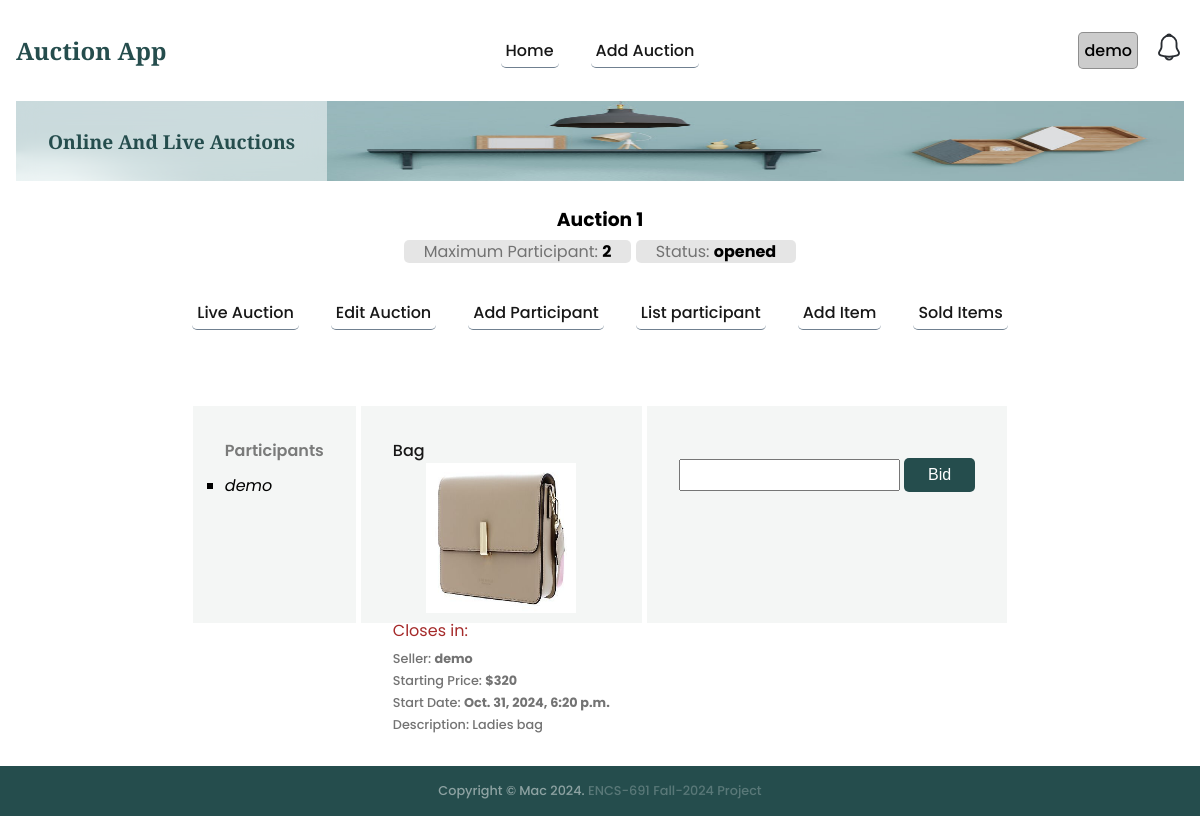
Page /auction/1/item/2/bid?page=auctionIndex (signed in) on the committed database.
### auctions/models.py (models this page shows, shortened)
class Auction(models.Model):
    name = models.CharField(max_length=200)
    description = models.CharField(max_length=200)
    status = models.CharField(max_length=200, default='opened')
    auction1 = models.CharField(max_length=200, default='0')
    maxparticipant = models.CharField(max_length=200, default='0')
    username = models.CharField(max_length=200, default='-')
    createdat = models.DateTimeField(default=timezone.now)

class Participant(models.Model):
    auctionid = models.CharField(max_length=200)
    userid = models.CharField(max_length=200)
    username = models.CharField(max_length=200)
    status = models.CharField(max_length=200)
    createdat = models.DateTimeField(default=timezone.now)

class Item(models.Model):
    auctionid = models.CharField(max_length=200)
    name = models.CharField(max_length=200)
    description = models.CharField(max_length=200)
    categoryid = models.CharField(max_length=200)
    subcategoryid = models.CharField(max_length=200)
    status = models.CharField(max_length=200)
    minimumbid = models.IntegerField()
    username = models.CharField(max_length=200)
    image = models.CharField(max_length=200)
    createdat = models.DateTimeField(default=timezone.now)
    startat = models.DateTimeField(default=timezone.now)
    endat = models.DateTimeField()

### auctions/views.py (the view)
# urls.py: path('auction/<int:aid>/item/<int:itemid>/bid', views.bidItem, name='bidItem'),
@login_required
def bidItem(req, aid, itemid):
    if req.method == 'POST':
      return addNewBid(req, aid, itemid)
    page = req.GET.get('page')
    triggers = {'index':'every 1s', 'soldItems':'load'}
    try:
        trigger = triggers[page]
    except Exception as e:
        logging.error(e)
        trigger = 'every 1s'
    bids = None
    auction = getRecordByPk(Auction, aid)
    try:
        participants = Participant.objects.filter(auctionid=aid, status='active')
    except:
        participants = None
    try:
        bids = Bid.objects.filter(auctionid=auction.id)
    except:
        logging.error(f'Item does not exist')
    item = getRecordByPk(Item, itemid)
    highestBid = getHighestBid(itemid)
    highestBidAmt = 0
    if highestBid:
        highestBidAmt = highestBid.amount
    context = {
        'auction': auction,
        'item': item,
        'bids':bids,
        'participants': participants,
        'highestBidAmt': highestBidAmt,
        'pageOptions':{'trigger':trigger}
    }
    return render(req, 'auctions/bidItem.html', context=context)

### auctions/utils.py (called while the page is built)
def getRecordByPk(model, id):
    try:
        record = model.objects.get(pk=id)
    except (KeyError, model.DoesNotExist):
        logging.error('getRecordByPk: model does not exist')
        return None
    else:
        return record

def getHighestBid(itemid):
    try:
        bid = Bid.objects.filter(itemid=itemid).order_by('-amount','createdat')
    except:
        return 0
    else:
        if len(bid) <= 0:
            return 0
        return bid[0]

### templates/auctions/bidItem.html (shortened to what this page needs)
{% extends "auctions/auctionBase.html" %}
{% block auction_content %}
<div class="biditem-container">
  <section class="section__container product__container" id="product">
    <div class="biditem-grid">
      <div class="product__card biditem-participants">
        <div class="biditem-participants-header">Participants</div>
        {% if participants %}
        {% for participant in participants %}
        <ul id="{{participant.id}}" class="biditem-participants-list">
          <li class="participant__name">{{participant.username}}</li>
        </ul>
        {% endfor %}
        {% else %}
        <div class="auction-notice">No active participant found</div>
        {% endif %}
      </div>
      {% if item %}
      <div class="product__card biditem-item">
        <h4>{{item.name}}</h4>
        <img src="{{item.image}}" alt="{{item.name}}" />
        <div class="biditem-p" id="close-in">
          Closes in:
        </div>
        <p>Seller: <strong>{{item.username}}</strong></p>
        <p>Starting Price: <strong>${{item.minimumbid}}</strong></p>
        <p>Start Date: <strong>{{item.createdat}}</strong></p>
        <p>Description: {{item.description}}</p>
      </div>
      {% endif %}
      <div class="bid-info product__card" id="bid-info">
        {% if item.status != 'closed' %}
        <form class="bid-detail" hx-post="{% url 'auctions:bidItem' auction.id item.id %}" hx-target="#bid-response">
          <input class="input" required name="amount" type="number">
          <button type="submit" class="btn">Bid</button>
        </form>
        {% endif %}
      </div>
    </div>
  </section>
</div>
{% endblock %}

### templates/auctions/auctionBase.html
{% extends "base.html" %}
{% block content %}
<section class="section__container product__container" id="product">
    <div class="auctionbase__header">
        <a href="{% url 'auctions:auctionIndex' auction.id %}">
            <h3>{{auction.name}}</h3>
            <span>Maximum Participant: <strong>{{auction.maxparticipant}}</strong></span>
            <span>Status: <strong>{{auction.status}}</strong></span>
        </a>
    </div>
    <nav>
        <ul class="nav__links auction__nav__links" id="nav-links">
            {% if auction %}
            <li><a href="{% url 'auctions:auctionIndex' auction.id %}">Live Auction</a></li>
            <li><a href="{% url 'auctions:editAuction' auction.id %}">Edit Auction</a></li>
            <li><a href="{% url 'auctions:addParticipant' auction.id %}">Add Participant</a></li>
            <li><a href="{% url 'auctions:listParticipant' auction.id %}">List participant</a></li>
            <li><a href="{% url 'auctions:addItem' auction.id %}">Add Item</a></li>
            <li><a href="{% url 'auctions:getSoldItems' auction.id %}">Sold Items</a></li>
            {% endif %}
        </ul>
    </nav>
    {% include "auctions/message.html" %}
    {% block auction_content %}{% endblock %}
</section>
{% endblock %}

### templates/base.html (shortened to what this page needs)
{% load static %}
<!DOCTYPE html>
<html lang="en">
<head>
  <link rel="stylesheet" href="{% static 'css/styles.css' %}" />
</head>
<body>
  <div id="main-container">
    <nav>
      <div class="nav__header">
        <div class="nav__logo">
          <a href="{% url 'auctions:index' %}" class="logo">Auction App</a>
        </div>
      </div>
      <ul class="nav__links" id="nav-links">
        <li><a href="{% url 'auctions:index' %}">Home</a></li>
        <li><a href="{% url 'auctions:addAuction' %}">Add Auction</a></li>
      </ul>
      <div class="nav__notification" id="nav-notification">
        {% if user.is_authenticated %}
        <div class="user-container">
          <div id="systemuser">{{user.username}}</div>
        </div>
        <div class="notification-icon" hx-get="{% url 'auctions:notification' %}?type=list" hx-target="#modal-content">
        </div>
        {% else %}
        <a href="{% url 'users:login' %}">Login</a>
        {% endif %}
      </div>
    </nav>
    <header class="section__container header__container" id="home">
      <div class="header__image">
        <img src="{% static 'images/header.png' %}" alt="header" />
      </div>
      <div class="header__content">
        <div>
          <h1>Online And Live Auctions</h1>
        </div>
      </div>
    </header>
    {% block content %}{% endblock %}
  </div>
  <footer class="footer" id="contact">
    <div class="footer__bar">
      Copyright © Mac 2024. <span class="footer-span">ENCS-691 Fall-2024 Project</span>
    </div>
  </footer>
</body>
</html>

### rows in the picture
Auction: name "Auction 1", maxparticipant "2", status "opened"
Participant: username "demo"
Item: name "Bag", image (picture), username "demo", minimumbid "320", createdat "Oct. 31, 2024, 6:20 p.m.", description "Ladies bag"

### other values in the picture
{{ user.username }} "demo"
